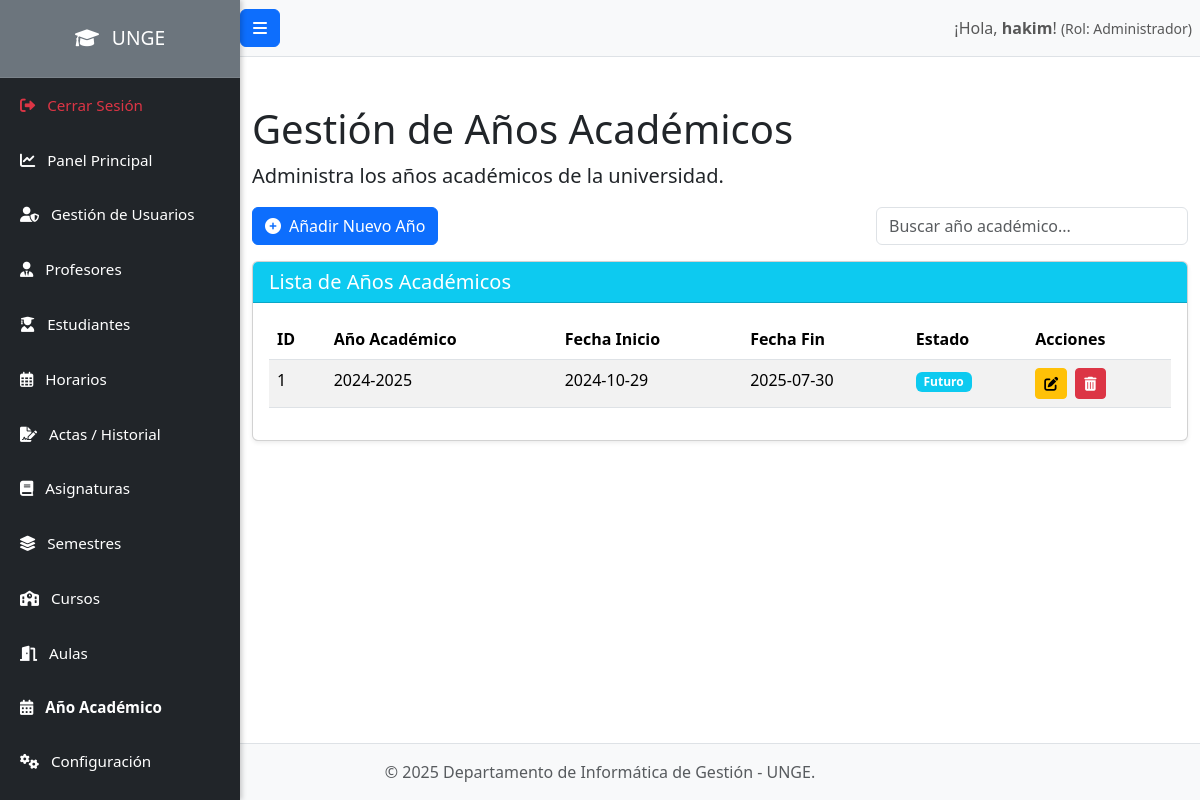
The page /admin/anios_academicos.php (signed in) on the database its author committed.
### tables this page shows
CREATE TABLE `anios_academicos` (
  `id` int(11) NOT NULL,
  `nombre_anio` varchar(50) NOT NULL,
  `fecha_inicio` date NOT NULL,
  `estado` ENUM('Activo', 'Inactivo', 'Cerrado', 'Futuro') NOT NULL DEFAULT 'Futuro',
  `fecha_fin` date NOT NULL

);

### admin/anios_academicos.php (the view, shortened to what this page needs)
<?php
require_once '../config/database.php';
include_once '../includes/header.php';
$stmt_anios_academicos = $pdo->query("SELECT id, nombre_anio, fecha_inicio, fecha_fin, estado FROM anios_academicos ORDER BY nombre_anio DESC");
$anios_academicos = $stmt_anios_academicos->fetchAll();
?>
<h1 class="mt-4">Gestión de Años Académicos</h1>
<p class="lead">Administra los años académicos de la universidad.</p>
<div class="mb-3 d-flex justify-content-between align-items-center">
    <button type="button" class="btn btn-primary" data-bs-toggle="modal" data-bs-target="#yearModal" id="addYearBtn">
        <i class="fas fa-plus-circle me-2"></i>Añadir Nuevo Año
    </button>
    <div class="col-md-4">
        <input type="search" class="form-control" id="searchInput" placeholder="Buscar año académico...">
    </div>
</div>
<div class="card shadow-sm mb-4">
    <div class="card-header bg-info text-white">
        <h5 class="mb-0">Lista de Años Académicos</h5>
    </div>
    <div class="card-body">
        <div class="table-responsive">
            <table class="table table-hover table-striped" id="yearsTable">
                <thead>
                    <tr>
                        <th>ID</th>
                        <th>Año Académico</th>
                        <th>Fecha Inicio</th>
                        <th>Fecha Fin</th>
                        <th>Estado</th> <th>Acciones</th>
                    </tr>
                </thead>
                <tbody>
                    <?php if (count($anios_academicos) > 0): ?>
                        <?php foreach ($anios_academicos as $anio): ?>
                            <tr data-id="<?php echo htmlspecialchars($anio['id']); ?>"
                                data-nombre_anio="<?php echo htmlspecialchars($anio['nombre_anio']); ?>"
                                data-fecha_inicio="<?php echo htmlspecialchars($anio['fecha_inicio']); ?>"
                                data-fecha_fin="<?php echo htmlspecialchars($anio['fecha_fin']); ?>"
                                data-estado="<?php echo htmlspecialchars($anio['estado']); ?>"> <td><?php echo htmlspecialchars($anio['id']); ?></td>
                                <td><?php echo htmlspecialchars($anio['nombre_anio']); ?></td>
                                <td><?php echo htmlspecialchars($anio['fecha_inicio']); ?></td>
                                <td><?php echo htmlspecialchars($anio['fecha_fin']); ?></td>
                                <td>
                                    <?php
                                        $badge_class = '';
                                        switch ($anio['estado']) {
                                            case 'Futuro': $badge_class = 'bg-info'; break;
                                        }
                                    ?>
                                    <span class="badge <?= $badge_class ?>"><?= htmlspecialchars($anio['estado']) ?></span>
                                </td>
                                <td>
                                    <button type="button" class="btn btn-warning btn-sm edit-btn me-1" title="Editar" data-bs-toggle="modal" data-bs-target="#yearModal">
                                        <i class="fas fa-edit"></i>
                                    </button>
                                    <form action="anios_academicos.php" method="POST" class="d-inline" onsubmit="return confirm('¿Estás seguro de que quieres eliminar este año académico? Esto también podría afectar semestres y datos de estudiantes asociados.');">
                                        <button type="submit" class="btn btn-danger btn-sm" title="Eliminar">
                                            <i class="fas fa-trash-alt"></i>
                                        </button>
                                    </form>
                                </td>
                            </tr>
                        <?php endforeach; ?>
                    <?php else: ?>
                        <tr>
                            <td colspan="6" class="text-center">No hay años académicos registrados.</td> </tr>
                    <?php endif; ?>
                </tbody>
            </table>
        </div>
    </div>
</div>
<?php include_once '../includes/footer.php'; ?>
<div class="toast-container position-fixed bottom-0 end-0 p-3" style="z-index: 1100;">
    </div>

### public/css/style.css (style rules this page uses)
body { overflow-x: hidden; }
body { display: flex; flex-direction: column; min-height: 100vh; }
.card { border-radius: 0.5rem; border: none; }
.btn-primary { background-color: #007bff; border-color: #007bff; }

### rows shown on the page
anios_academicos: id "1", nombre_anio "2024-2025", fecha_inicio "2024-10-29", fecha_fin "2025-07-30", estado "Futuro"

### other values the page prints
$_SESSION['username'] "hakim"
$_SESSION['user_role'] "Administrador"
